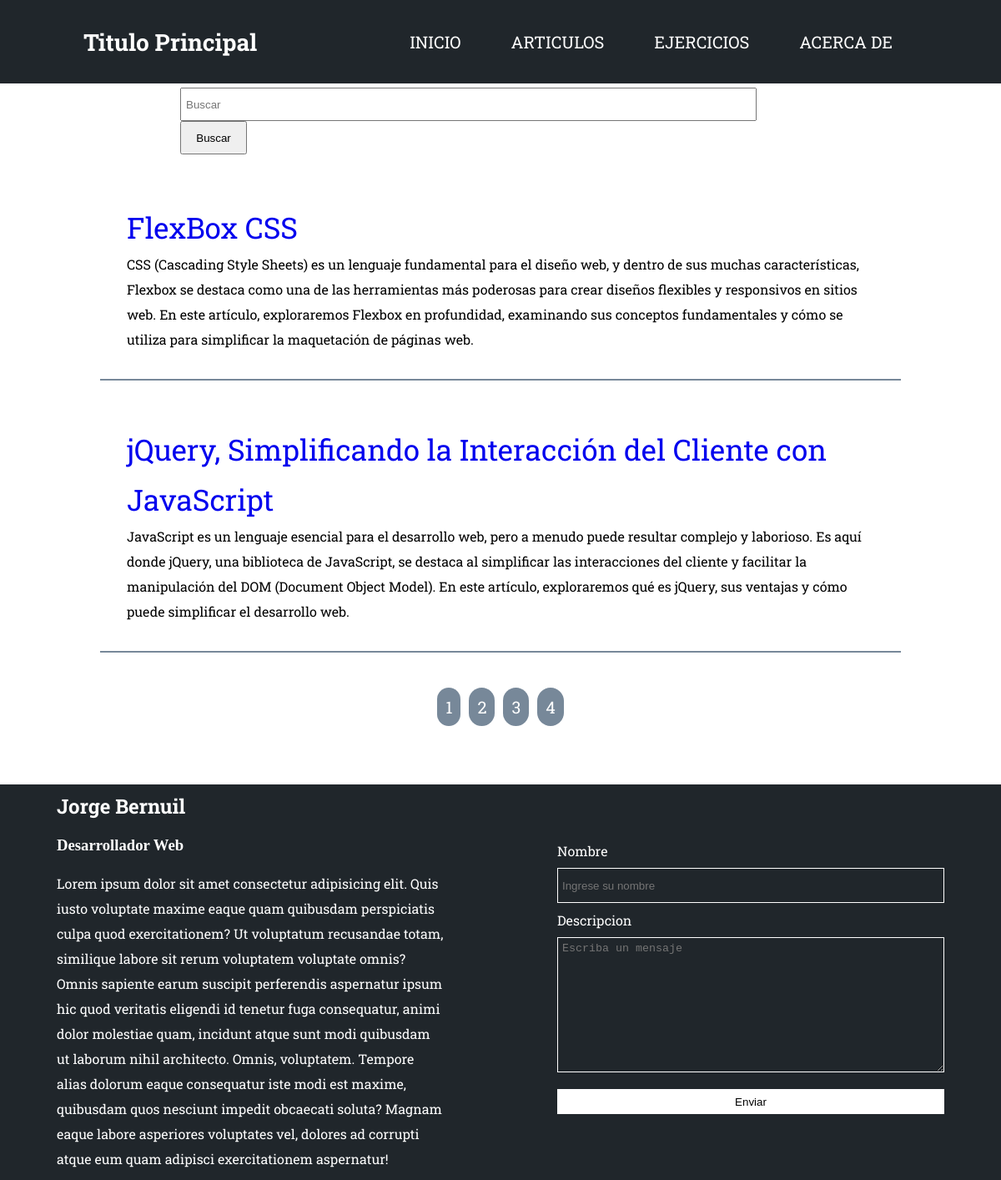
The page /view/articulos.php on the database its author committed.
### tables this page shows
CREATE TABLE `articulos` (
  `id` int(10) NOT NULL,
  `titulo1` varchar(255) NOT NULL,
  `descripcion1` mediumtext NOT NULL,
  `titulo2` varchar(255) NOT NULL,
  `descripcion2` mediumtext NOT NULL,
  `titulo3` varchar(255) NOT NULL,
  `descripcion3` mediumtext NOT NULL,
  `codigo` varchar(255) NOT NULL
);

### php/main.php (called while the page is built, shortened)
<?php
    function consult_articulo($conexion) {
        $por_pagina = 2;
        $pagina = isset($_GET['pagina']) ? $_GET['pagina'] : 1;
        $desde = ($pagina - 1) * $por_pagina;
        $sql = "SELECT * FROM articulos LIMIT $desde, $por_pagina";
        $resultado = mysqli_query($conexion, $sql);
        $consulta = false;
        if($resultado && mysqli_num_rows($resultado)>=1){
            $consulta = $resultado;
        }
        return $consulta;
    }
?>

### view/articulos.php (the view)
<?php require_once '../include/cabecera.php' ?>
    <main class="cuerpo">
        <div class="secciones">
            <div class="buscador seccion">
                <form action="buscar.php" method="post">
                    <input id="input-buscador" type="search" name="consulta" placeholder="Buscar" id="">
                    <input id="boton-buscador" name="buscando" type="submit" value="Buscar">
                </form>
            </div>
            <?php
                include('../php/conexion.php');
                include('../php/main.php');
                $consulta = consult_articulo($conexion);
                    while($ver = mysqli_fetch_array($consulta)):
            ?>
            <article class="articulo seccion">
                <a class="titulo-articulo" href="info-articulo.php?id=<?=$ver['id']?>">
                    <?=$ver['titulo1']?>
                </a>
                <p><?=$ver['descripcion1']?></p>
            </article>
            <?php endwhile; ?>
            <div class="paginador">
                <?php require_once '../php/paginacion.php' ?>
            </div>
        </div>
    </main>
<?php require_once '../include/pie-pagina.php' ?>

### css/diseño.css (style rules this page uses)
* { padding: 0; margin: 0; }
.cuerpo { grid-area: cuerpo; }
.secciones { width: 80%; margin: auto; }
.buscador { height: 90px; display: flex; align-items: center; justify-content: center; flex-direction: row; }
.buscador form { width: 80%; }
#input-buscador { width: 90%; height: 40px; padding: 5px; }
#boton-buscador { width: 80px; height: 40px; }
.articulo { border-bottom: 2px solid lightslategrey; padding: 2em; margin: 20px 0px 20px; }
.titulo-articulo { line-height: 60px; font-size: 35px; text-decoration: none; }
.paginador { height: 90px; display: flex; align-items: center; justify-content: center; }

### rows shown on the page
articulos: titulo1 "FlexBox CSS", descripcion1 "CSS (Cascading Style Sheets) es un lenguaje fundamental para el diseño web, y dentro de sus muchas características, Flexbox se destaca como una de las herramientas más poderosas para crear diseños flexibles y responsivos en sitios web. En este artículo, exploraremos Flexbox en profundidad, examinando sus conceptos fundamentales y cómo se utiliza para simplificar la maquetación de páginas web."
articulos: titulo1 "jQuery, Simplificando la Interacción del Cliente con JavaScript", descripcion1 "JavaScript es un lenguaje esencial para el desarrollo web, pero a menudo puede resultar complejo y laborioso. Es aquí donde jQuery, una biblioteca de JavaScript, se destaca al simplificar las interacciones del cliente y facilitar la manipulación del DOM (Document Object Model). En este artículo, exploraremos qué es jQuery, sus ventajas y cómo puede simplificar el desarrollo web."
